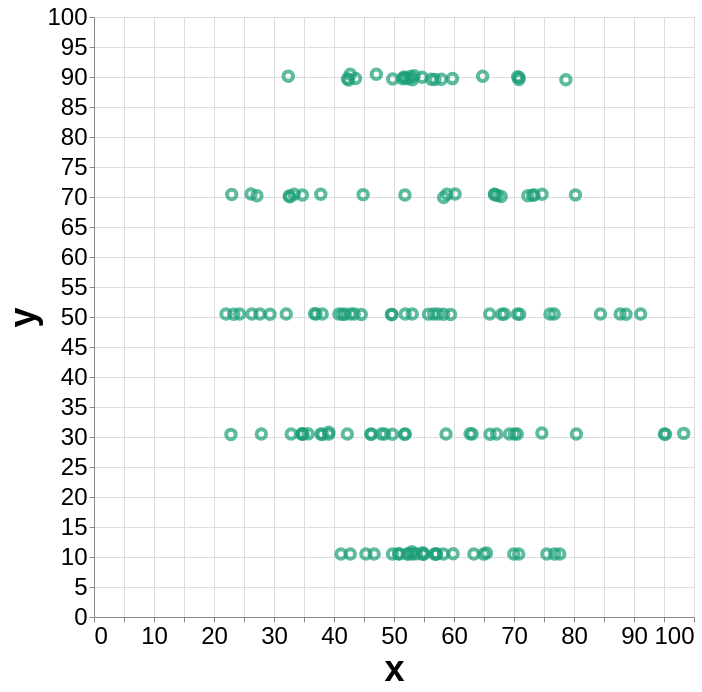

Source (Vega-Lite JSON):
### Vega-Lite specification from a JSON file in a GitHub repository (floating-point values rounded to 4 significant figures; data arrays with more than 128 entries replaced by an {"elided": "..."} marker saying what was removed)
{"config": {"view": {}, "mark": {}, "axis": {"labelFontSize": 24, "titleFontSize": 36}}, "data": {"name": "data-8ce20635120eb2841ef58bbc38d911c7"}, "mark": {"type": "point", "color": "#1b9e77"}, "encoding": {"size": {"value": 90}, "strokeWidth": {"value": 4}, "x": {"type": "quantitative", "field": "x"}, "y": {"type": "quantitative", "field": "y"}}, "height": 600, "width": 600, "$schema": "https://vega.github.io/schema/vega-lite/v5.json", "datasets": {"data-8ce20635120eb2841ef58bbc38d911c7": {"elided": "142 records"}}}
